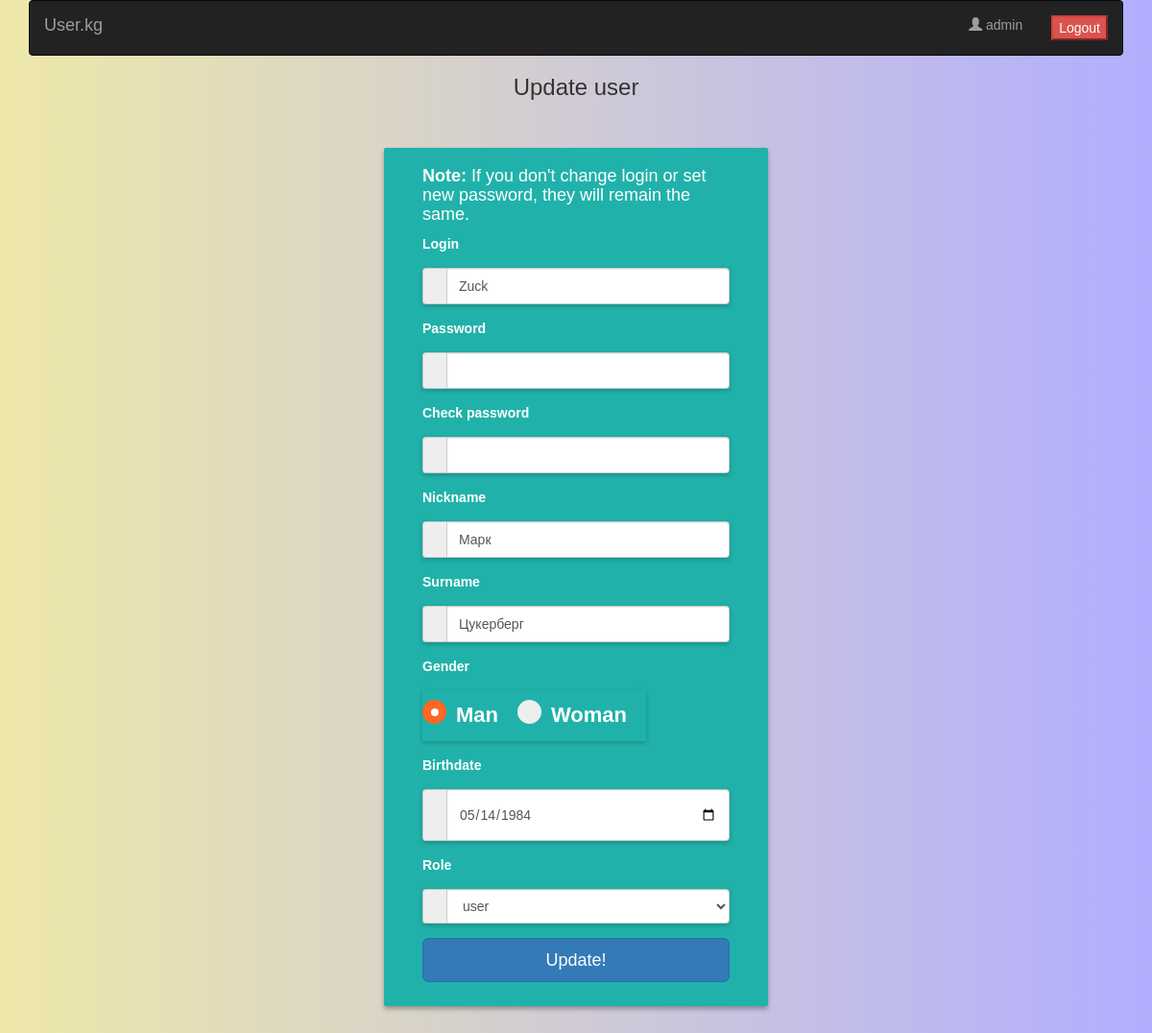
The page /update_user.php?id=3 (signed in) on the database its author committed.
### tables this page shows
CREATE TABLE `users` (
  `id` int(11) NOT NULL,
  `login` varchar(255) NOT NULL,
  `password` varchar(255) NOT NULL,
  `nickname` varchar(255) NOT NULL,
  `surname` varchar(255) NOT NULL,
  `gender` varchar(255) NOT NULL,
  `birthdate` date NOT NULL,
  `role` varchar(255) NOT NULL
);

### config.php (called while the page is built)
<?php
include_once 'sql.php';
$server_name = 'localhost';
$user = 'root';
$password = '1234';
$db_name = 'user.kg';
$users_db = new Users($server_name, $user, $password, $db_name);

### sql.php (called while the page is built, shortened)
<?php
class Sql {
    private $_connection = null;
    private $_inner_join = null;
    private $_where = null;
    private $_order_by = null;
    private $_limit_offset = null;
    public function __construct($host, $user, $password, $db_name)
    {
        $this->_connection = mysqli_connect($host, $user, $password, $db_name);
        mysqli_set_charset($this->_connection, "utf8");
        return $this->_connection;
    }
    public function where($column_name, $column_value, $symbol="=") {
        $column_value = mysqli_real_escape_string($this->_connection, $column_value);
        if ($symbol == ">") {
            $this->_where = "WHERE $column_name > '$column_value'";
        } else if ($symbol == "<") {
            $this->_where = "WHERE $column_name < '$column_value'";
        } else if ($symbol == "!=") {
            $this->_where = "WHERE $column_name != '$column_value'";
        } else if ($symbol == "LIKE") {
            $this->_where = "WHERE $column_name LIKE '$column_value'";
        } else {
            $this->_where = "WHERE $column_name = '$column_value'";
        }
    }
    public function get($table_name, $select_rows = '*') {
        $result = mysqli_query($this->_connection,"SELECT $select_rows FROM $table_name $this->_inner_join $this->_where $this->_order_by $this->_limit_offset");
        $database_array = array();
        while ($row = mysqli_fetch_assoc($result)) {
            $database_array[] = $row;
        }
        return $database_array;
    }
}
class Users extends Sql {
    public function getOneUserById($id) {
        return $this->get('users');
    }
}

### update_user.php (the view, shortened to what this page needs)
<!DOCTYPE html>
<html>
<head>
    <link rel="stylesheet" href="https://maxcdn.bootstrapcdn.com/bootstrap/3.3.7/css/bootstrap.min.css">
    <link rel="stylesheet" type="text/css" href="css/list.css">
</head>
<body>
<div class="container">
    <nav class="navbar navbar-inverse">
        <div class="container-fluid">
            <div class="navbar-header">
                <a href="list.php" class="navbar-brand">User.kg</a>
            </div>
            <ul class="nav navbar-nav navbar-right">
                <li><a><span class="glyphicon glyphicon-user"></span>
                        <?php echo $_SESSION['role']; ?>
                    </a></li>
                <li><a>
                        <form action="processes.php" method="post">
                            <button type="submit" class="btn-danger">Logout</button>
                        </form>
                    </a>
                </li>
            </ul>
        </div>
    </nav>
    <?php
    include 'config.php';
    $id = $_GET['id'];
    $one_user = $users_db->getOneUserById($id);
    if (count($one_user) == 0):?>
    <h3 class='centered'>Sorry, but user with id <?php echo $id ?> does not exist! :(</h3;
        <?php else :
        foreach ($one_user as $user):?>
    <h3 class="centered">Update user</h3>
    <div class="row main">
        <div class="main-login main-center">
            <form method="post" action="javascript:void(0)" onsubmit="updateUser(this)">
                    <h4><b>Note:</b> If you don't change login or set new password, they will remain the same.</h4>
                <div class="form-group">
                    <label for="login_input" class="cols-sm-2 control-label">Login</label>
                    <div class="cols-sm-10">
                        <div class="input-group">
                            <span class="input-group-addon"><i class="fa fa-users fa" aria-hidden="true"></i></span>
                            <input type="text" class="form-control" name="login" id="login_input" value="<?php echo $user['login']?>"/>
                        </div>
                    </div>
                </div>
                <div class="form-group">
                    <label for="password_input" class="cols-sm-2 control-label">Password</label>
                    <div class="cols-sm-10">
                        <div class="input-group">
                            <span class="input-group-addon"><i class="fa fa-lock fa-lg" aria-hidden="true"></i></span>
                            <input type="password" class="form-control" name="password" id="password_input"/>
                        </div>
                    </div>
                </div>
                <div class="form-group">
                    <label for="check_password_input" class="cols-sm-2 control-label">Check password</label>
                    <div class="cols-sm-10">
                        <div class="input-group">
                            <span class="input-group-addon"><i class="fa fa-lock fa-lg" aria-hidden="true"></i></span>
                            <input type="password" class="form-control" name="check_password" id="check_password_input"/>
                        </div>
                    </div>
                </div>
                <div class="form-group">
                    <label for="nickname_input" class="cols-sm-2 control-label">Nickname</label>
                    <div class="cols-sm-10">
                        <div class="input-group">
                            <span class="input-group-addon"><i class="fa fa-users fa" aria-hidden="true"></i></span>
                            <input type="text" class="form-control" name="nickname" id="nickname_input" value="<?php echo $user['nickname']?>"/>
                        </div>
                    </div>
                </div>
                <div class="form-group">
                    <label for="surname_input" class="cols-sm-2 control-label">Surname</label>
                    <div class="cols-sm-10">
                        <div class="input-group">
                            <span class="input-group-addon"><i class="fa fa-users fa" aria-hidden="true"></i></span>
                            <input type="text" class="form-control" name="surname" id="surname_input" value="<?php echo $user['surname']?>"/>
                        </div>
                    </div>
                </div>
                <div class="form-group">
                    <label class="cols-sm-2 control-label">Gender</label>
                    <div class="cols-sm-10">
                        <div id="gender_input" class="input-group">
                            <label class="radio">Man
                                <span class="checkmark"></span>
                            </label>
                            <label class="radio">Woman
                                <span class="checkmark"></span>
                            </label>
                        </div>
                    </div>
                </div>
                <div class="form-group">
                    <label for="birthdate_input" class="cols-sm-2 control-label">Birthdate</label>
                    <div class="cols-sm-10">
                        <div class="input-group">
                            <span class="input-group-addon"><i class="fa fa-users fa" aria-hidden="true"></i></span>
                            <input type="date" class="form-control" name="birthdate" id="birthdate_input" value="<?php echo $user['birthdate']?>"/>
                        </div>
                    </div>
                </div>
                <div class="form-group">
                    <label for="role_input" class="cols-sm-2 control-label">Role</label>
                    <div class="cols-sm-10">
                        <div class="input-group">
                            <span class="input-group-addon"><i class="fa fa-users fa" aria-hidden="true"></i></span>
                            <select id="role_input" name="role" class="form-control">
                                <option <?php if ($user['role'] == 'user') echo 'selected'?>>user</option>
                            </select>
                        </div>
                    </div>
                </div>
                <div class="form-group">
                    <button type="submit" class="btn btn-primary btn-lg btn-block login-button">Update!</button>
                </div>
                <?php endforeach;
                    endif;?>
            </form>
        </div>
    </div>
</div>
</body>
</html>

### css/list.css (style rules this page uses)
.centered { text-align: center; }
body, html { height: 100%; background: linear-gradient(to right, palegoldenrod, #b2aeff); font-family: 'Oxygen', sans-serif; background-size: cover; }
.main { margin:50px 15px; }
.form-group { margin-bottom: 15px; }
label { margin-bottom: 15px; }
input, input::-webkit-input-placeholder { font-size: 11px; padding-top: 3px; }
.main-login { background-color: #fff; -moz-border-radius: 2px; -webkit-border-radius: 2px; border-radius: 2px; -moz-box-shadow: 0px 2px 2px rgba(0, 0, 0, 0.3); -webkit-box-shadow: 0px 2px 2px rgba(0, 0, 0, 0.3); box-shadow: 0px 2px 2px rgba(0, 0, 0, 0.3); }
.form-control { height: auto!important; padding: 8px 12px !important; }
.input-group { -webkit-box-shadow: 0px 2px 5px 0px rgba(0,0,0,0.21)!important; -moz-box-shadow: 0px 2px 5px 0px rgba(0,0,0,0.21)!important; box-shadow: 0px 2px 5px 0px rgba(0,0,0,0.21)!important; }
.main-center { margin-top: 30px; margin: 0 auto; max-width: 400px; padding: 10px 40px; background: lightseagreen; color: #FFF; text-shadow: none; -webkit-box-shadow: 0px 3px 5px 0px rgba(0,0,0,0.31); -moz-box-shadow: 0px 3px 5px 0px rgba(0,0,0,0.31); box-shadow: 0px 3px 5px 0px rgba(0,0,0,0.31); }
.login-button { margin-top: 5px; }
.radio { display: inline-block; position: relative; padding-left: 35px; margin-bottom: 12px; margin-right: 20px; cursor: pointer; font-size: 22px; -webkit-user-select: none; -moz-user-select: none; -ms-user-select: none; user-select: none; }
.checkmark { position: absolute; top: 0; left: 0; height: 25px; width: 25px; background-color: #eee; border-radius: 50%; }
.radio input:checked ~ .checkmark { background-color: #ff6722; }
.checkmark:after { content: ""; position: absolute; display: none; }
.radio input:checked ~ .checkmark:after { display: block; }
.radio .checkmark:after { top: 9px; left: 9px; width: 8px; height: 8px; border-radius: 50%; background: white; }

### rows shown on the page
users: login "Zuck", nickname "Марк", surname "Цукерберг", birthdate "05/14/1984", role "user"

### other values the page prints
$_SESSION['role'] "admin"
